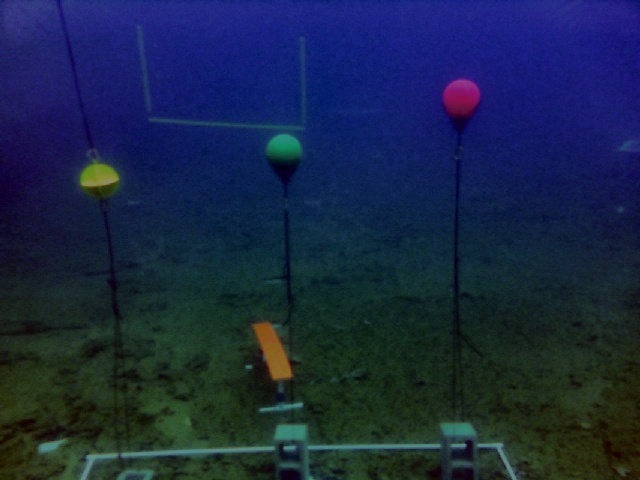
#> input picture pathmarker-detection-code/images/525_enhanced.jpg, 640 x 480 px
$ python -i saliency_detection.py   (imports and definitions only)
#> lines starting #> are read from the running program, lines starting #| are printed output that depends on the picture
#> further down, picture is the input picture: shape (480, 640, 3); mean B, G, R 67.9, 38, 24.4
import cv2
import math
import numpy as np


def saliency_detection(img):

	filtered = cv2.GaussianBlur(img,(3, 3), 0)

	lab = cv2.cvtColor(filtered, cv2.COLOR_BGR2Lab)
#> lab: shape (480, 640, 3); mean of channels 0, 1, 2 42, 135, 109.3

	l, a, b = cv2.split(lab)
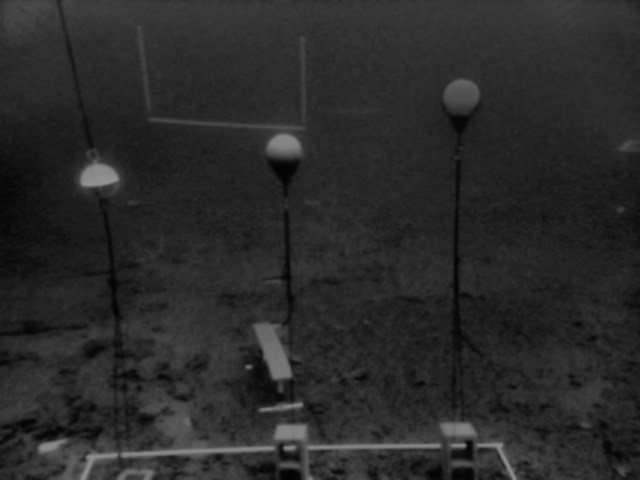
#> l: shape (480, 640); min 2, max 146, mean 42
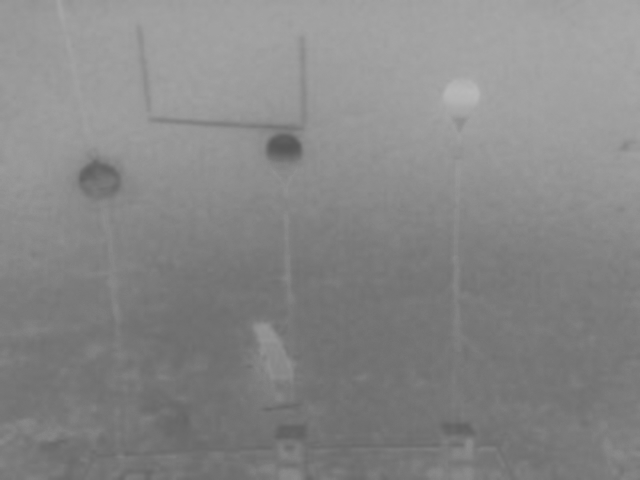
#> a: shape (480, 640); min 86, max 186, mean 135
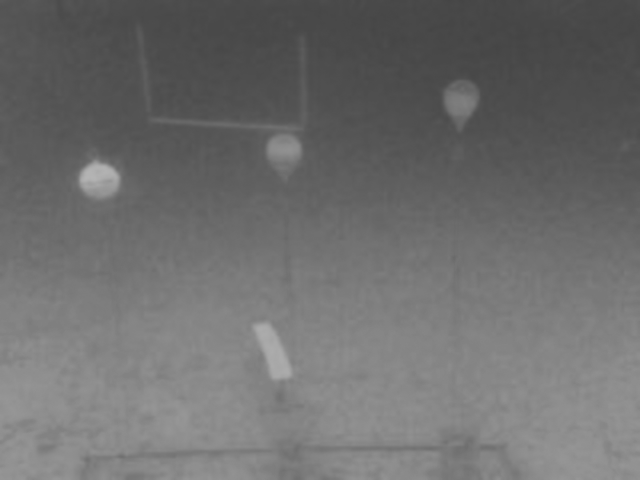
#> b: shape (480, 640); min 68, max 180, mean 109.3

	lm = np.mean(np.mean(l))
#> lm = 41.96
	am = np.mean(np.mean(a))
#> am = 135
	bm = np.mean(np.mean(b))
#> bm = 109.3


	saliency_map = (l-lm) ** 2 + (a-am) ** 2 + (b-bm) ** 2
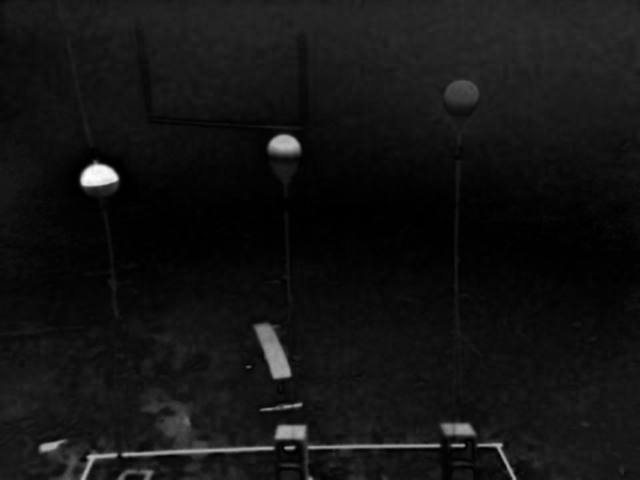
#> saliency_map: shape (480, 640) float64; min 3.61, max 15317.1, mean 1199.2; drawn with min black and max white

	cv2.normalize(saliency_map, saliency_map,0, 255, cv2.NORM_MINMAX)

	saliency_map = saliency_map.astype('uint8')


	return saliency_map

>>> import cv2
>>> picture = cv2.imread('../pathmarker-detection-code/images/525_enhanced.jpg')
>>> result = saliency_detection(picture)

$ run again, on pathmarker-detection-code/images/530_enhanced.jpg
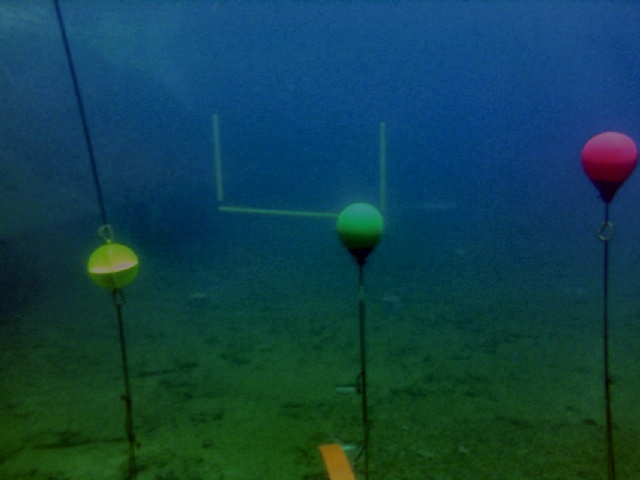
#> input picture pathmarker-detection-code/images/530_enhanced.jpg, 640 x 480 px
#> picture is the input picture: shape (480, 640, 3); mean B, G, R 75, 65.1, 16.6
#> lab: shape (480, 640, 3); mean of channels 0, 1, 2 65, 118.5, 118.1
#> in saliency_detection, `l, a, b = cv2.split(lab)`:
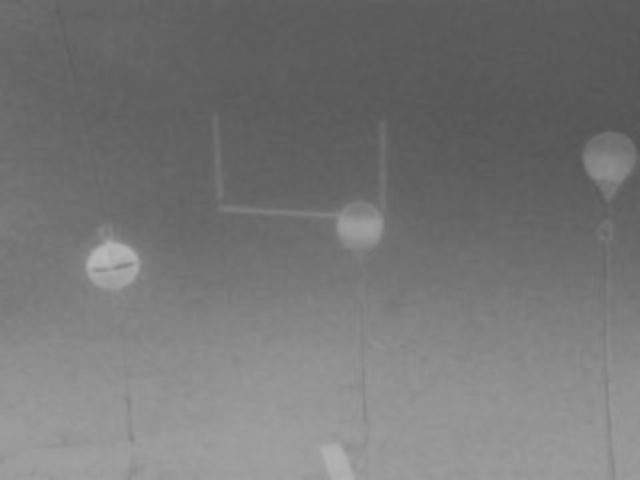
#> b: shape (480, 640); min 84, max 183, mean 118.1
#> lm = 65.01
#> am = 118.5
#> bm = 118.1
#> in saliency_detection, `saliency_map = (l-lm) ** 2 + (a-am) ** 2 + (b-bm) ** 2`:
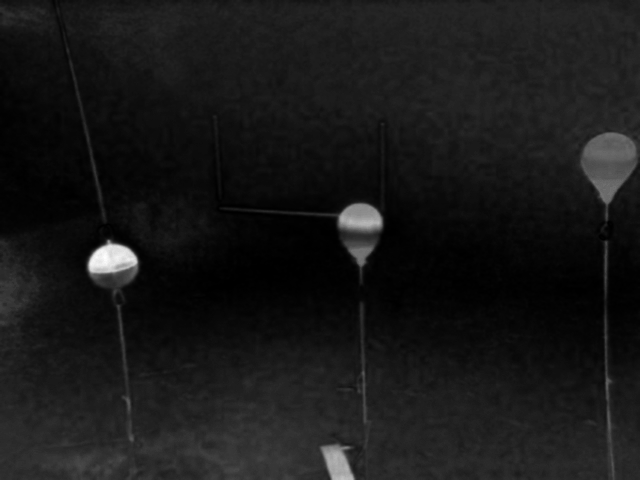
#> saliency_map: shape (480, 640) float64; min 6.22, max 9571.1, mean 929.4; drawn with min black and max white

$ run again, on pathmarker-detection-code/images/541_enhanced.jpg
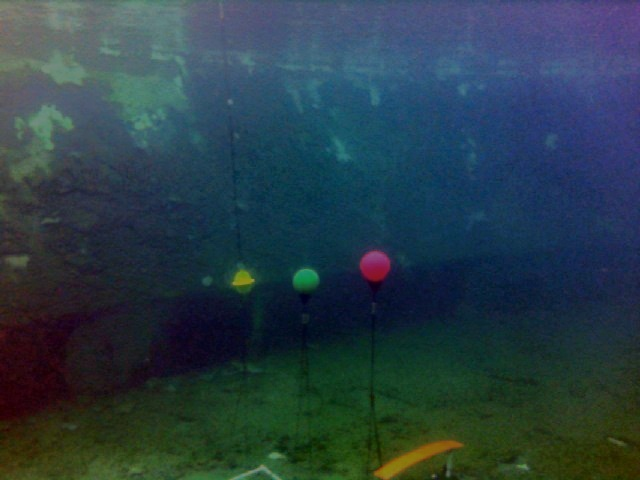
#> input picture pathmarker-detection-code/images/541_enhanced.jpg, 640 x 480 px
#> picture is the input picture: shape (480, 640, 3); mean B, G, R 70.5, 61.6, 41.1
#> lab: shape (480, 640, 3); mean of channels 0, 1, 2 63.5, 124.5, 120.6
#> in saliency_detection, `l, a, b = cv2.split(lab)`:
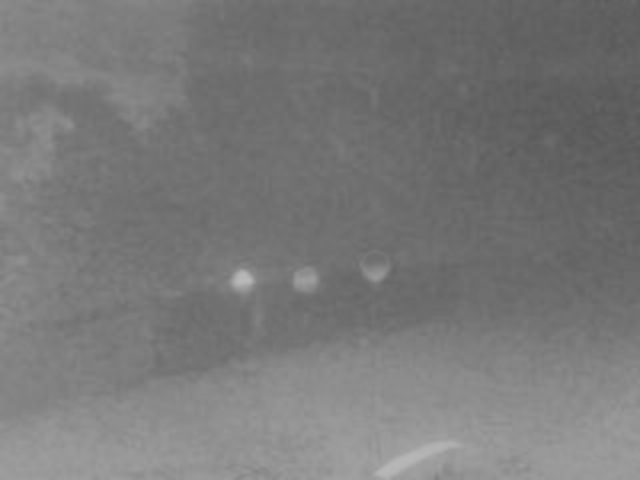
#> b: shape (480, 640); min 87, max 185, mean 120.6
#> lm = 63.48
#> am = 124.5
#> bm = 120.6
#> in saliency_detection, `saliency_map = (l-lm) ** 2 + (a-am) ** 2 + (b-bm) ** 2`:
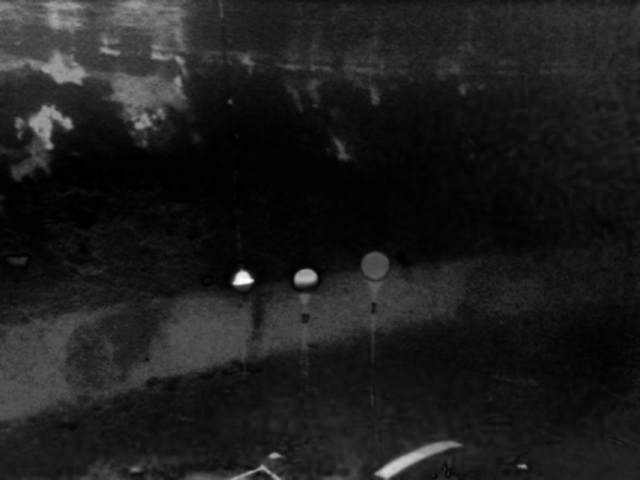
#> saliency_map: shape (480, 640) float64; min 0.609, max 10646.7, mean 1248.2; drawn with min black and max white

$ run again, on pathmarker-detection-code/images/543_enhanced.jpg
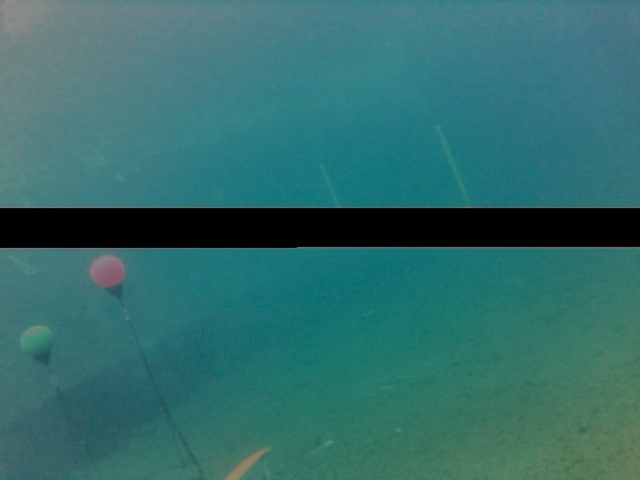
#> input picture pathmarker-detection-code/images/543_enhanced.jpg, 640 x 480 px
#> picture is the input picture: shape (480, 640, 3); mean B, G, R 108, 109.2, 49.6
#> lab: shape (480, 640, 3); mean of channels 0, 1, 2 108.1, 109.6, 123.1
#> in saliency_detection, `l, a, b = cv2.split(lab)`:
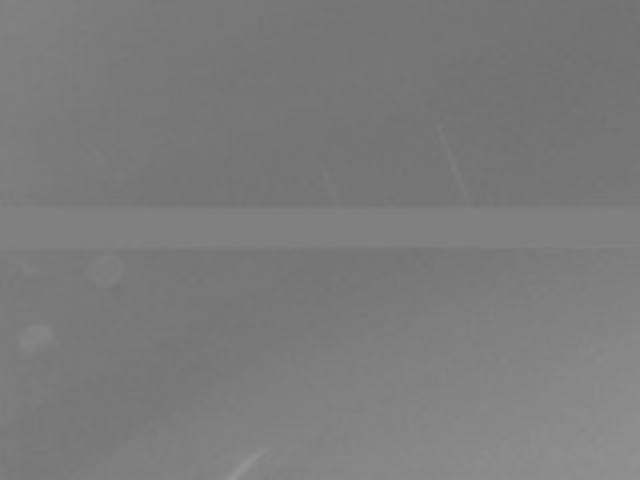
#> b: shape (480, 640); min 112, max 149, mean 123.1
#> lm = 108.1
#> am = 109.6
#> bm = 123.1
#> in saliency_detection, `saliency_map = (l-lm) ** 2 + (a-am) ** 2 + (b-bm) ** 2`:
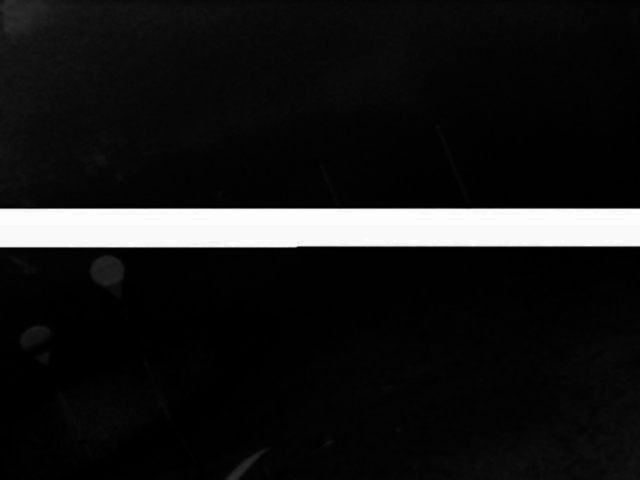
#> saliency_map: shape (480, 640) float64; min 0.192, max 12117.6, mean 1173.5; drawn with min black and max white
